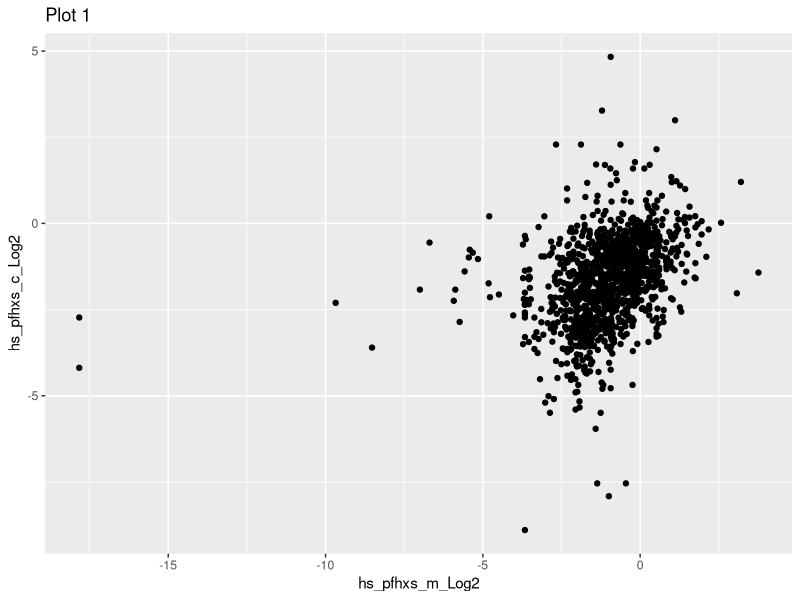
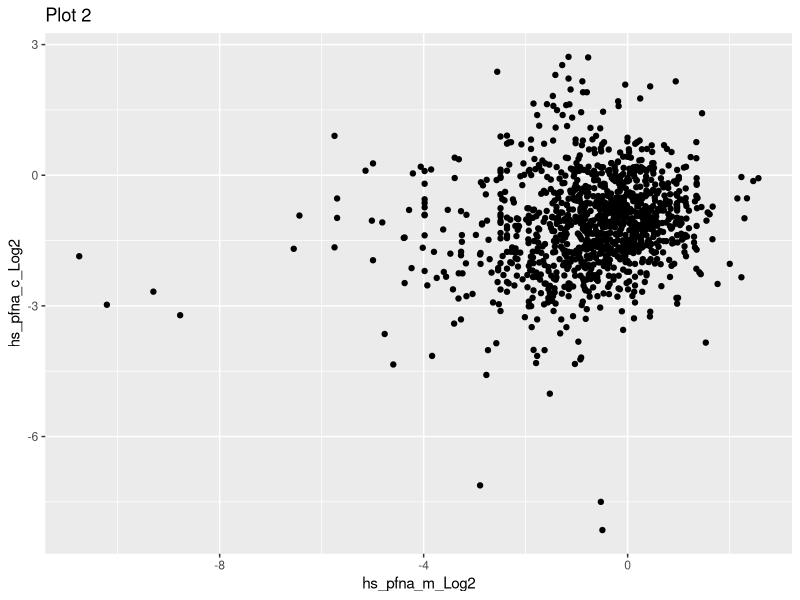
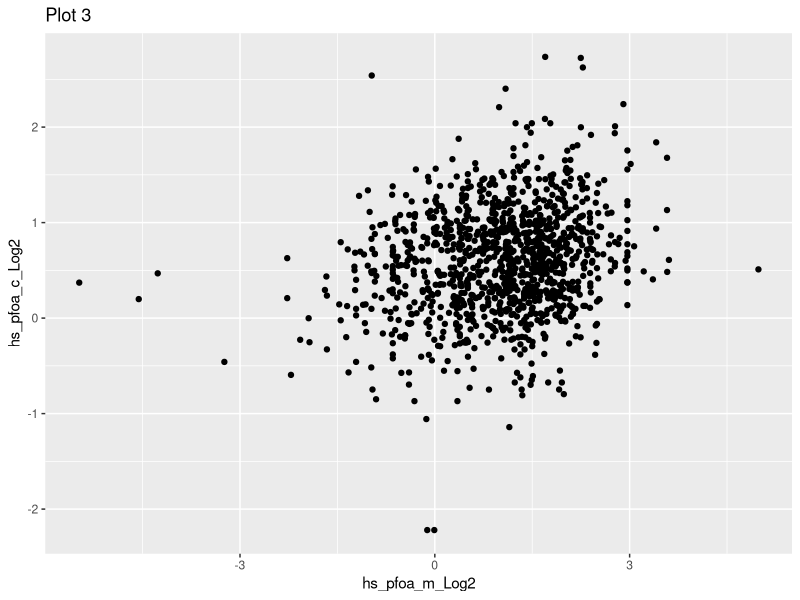
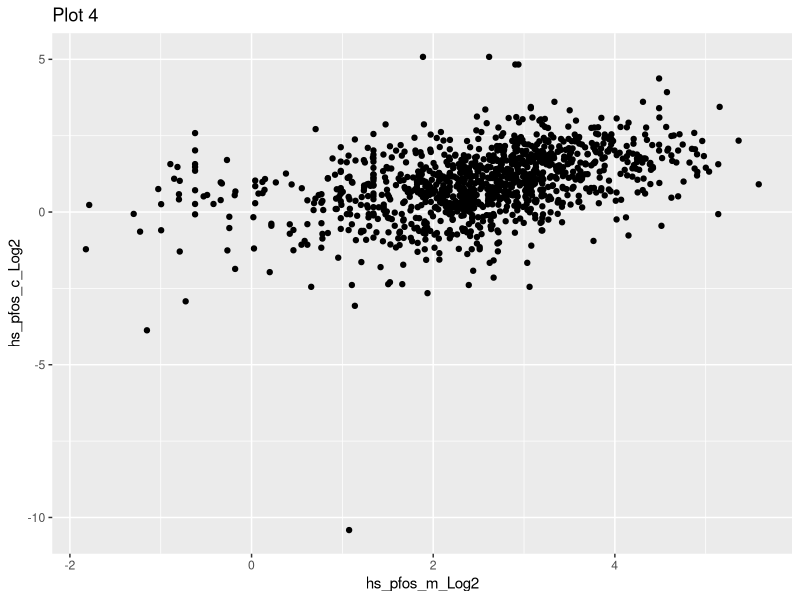
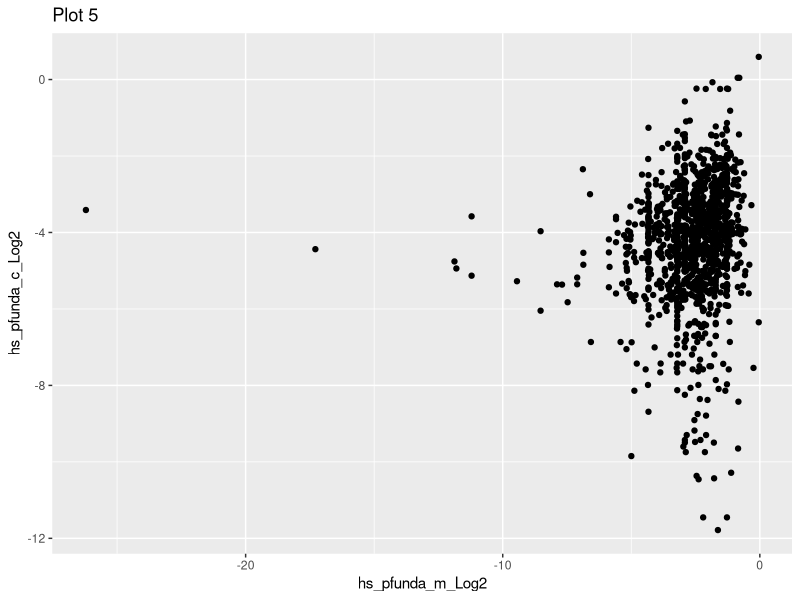
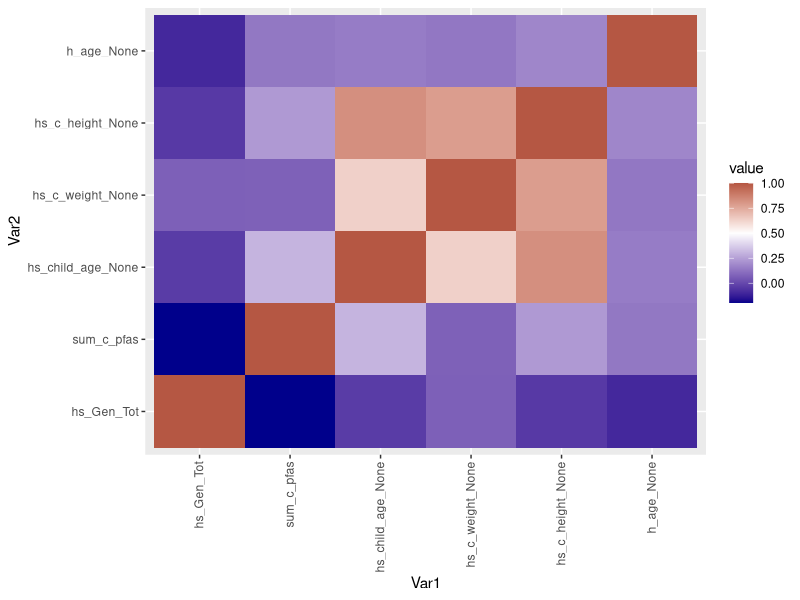

R code for these plots, in order:
## ---- chunk 1
library(dplyr)
## ---- chunk 2
#Load in the Data
codebook<-read.csv("codebook.csv", header=T)
covariates<-read.csv("covariates.csv", header = T)
exposome<-read.csv("exposome.csv", header = T)
phenotype<-read.csv("phenotype.csv", header=T)
covariates<-covariates[,-1]
phenotype<-phenotype[,-1]
proteome<-read.csv("proteome_clean.csv")
data_merge<-read.csv("data_merge.csv")
#Data merge has PFAS (mother and child), covariates, GenTot, behavior classification, and an ID
data_merge<-data_merge[,-1]
## ---- chunk 3
#Ensure things are factors
data_merge$h_cohort = as.factor(data_merge$h_cohort)
data_merge$e3_sex_None = as.factor(data_merge$e3_sex_None)
data_merge$e3_yearbir_None = as.factor(data_merge$e3_yearbir_None)
data_merge$h_edumc_None = as.factor(data_merge$h_edumc_None)
data_merge$h_native_None = as.factor(data_merge$h_native_None)
data_merge$h_parity_None = as.factor(data_merge$h_parity_None)
## ---- chunk 4
#Fix the proteome data
proteome<-rename(proteome, ID = X)
proteome<-proteome|>arrange(ID)
#Data merge proteome has the PFAS (mother and child), covariates, GenTot, behavior classification, and all proteins, and an ID
data_merge_proteome <- merge(proteome, data_merge, by.x = "ID", by.y = "ID")
## ---- chunk 5
test1<-lm(hs_pfhxs_c_Log2~hs_pfhxs_m_Log2, data=data_merge_proteome)
summary(test1)$coefficients
## ---- chunk 6
#This model shows how PFAS in the mother impact PFAS in the child while accounting for the mother's confounding factors.

#We would be interested to look at how PFAS interact between mother and child WITHOUT the covariates as well.

results_PFAS_mc <- data.frame(
  PFAS_ch = character(),
  PFAS_m = character(),
  Coefficient = numeric(),
  P_value = numeric(),
  stringsAsFactors = FALSE
)

for (i in 1:5) {
    test <- lm(data_merge_proteome[[2*i+36]]~data_merge_proteome[[2*i+37]]+h_mbmi_None+hs_wgtgain_None+e3_gac_None+h_age_None+h_edumc_None+h_native_None+h_parity_None, data=data_merge_proteome)
    
        results_PFAS_mc <- rbind(results_PFAS_mc, data.frame(
        PFAS_ch = names(data_merge_proteome)[2*i+36],
        PFAS_m = names(data_merge_proteome)[2*i+37],
        Coefficient = summary(test)$coefficients[2,1],
        P_value = summary(test)$coefficients[2,4]))
}


print(results_PFAS_mc)

## ---- chunk 7
library(ggplot2)

plots <- list()  # initialize an empty list

for (i in 1:5) {
  p <- ggplot(data_merge_proteome, 
              aes(x = data_merge_proteome[[2*i + 37]], 
                  y = data_merge_proteome[[2*i + 36]])) +
    geom_point() +
    labs(x = names(data_merge_proteome)[2*i + 37],
         y = names(data_merge_proteome)[2*i + 36],
         title = paste("Plot", i))
  
  plots[[i]] <- p  # store each plot in the list
}

# Display all 5 plots (one by one)
for (i in 1:5) {
  print(plots[[i]])
}


## ---- chunk 8
data_merge_proteome<-data_merge_proteome|>mutate(sum_c_pfas=log2((2^(hs_pfhxs_c_Log2)+2^(hs_pfna_c_Log2)+2^(hs_pfoa_c_Log2)+2^(hs_pfos_c_Log2)+2^(hs_pfunda_c_Log2))))
## ---- chunk 9
#We are going to add in covariates about the children to adjust for confounding factors. 
pfas_sum_behavior<-lm(hs_Gen_Tot~sum_c_pfas+h_cohort+e3_sex_None+hs_child_age_None+hs_c_weight_None+hs_c_height_None+h_age_None+h_edumc_None+h_native_None+h_parity_None, data=data_merge_proteome)
summary(pfas_sum_behavior)
#If there's time let's go back and look at other factors like drinking (e3_alcpreg_yn_None)
## ---- chunk 10
#We can make a heat map for this model 
library(reshape2)
library(ggplot2)
st2_cor<-cor(data_merge_proteome[,c("hs_Gen_Tot","sum_c_pfas","hs_child_age_None","hs_c_weight_None","hs_c_height_None","h_age_None")])
melt_st2<-melt(st2_cor)
ggplot(data=melt_st2, aes(x=Var1, y=Var2, fill=value))+
  geom_tile()+ 
  scale_fill_gradient2(low="darkblue", high="darkred", midpoint = 0.5, mid="white")+
  theme(axis.text.x = element_text(angle = 90, vjust = 0.40, hjust = 1))

#We need to fix these colors
## ---- chunk 11
#This is Leah's looping method
pfas_proteins<-list()

results_PFAS_proteins <- data.frame(
  Protein = character(),
  Coefficient = numeric(),
  P_value = numeric(),
  stringsAsFactors = FALSE
)

y_proteins<-names(data_merge_proteome)[2:37]
for (i in seq_along(y_proteins)){
  y<-y_proteins[[i]]
  formula<-paste(y, "~", "sum_c_pfas")
  model <- lm(as.formula(formula), data = data_merge_proteome)
  pfas_proteins[[i]]<-model
  
  results_PFAS_proteins <- rbind(results_PFAS_proteins, data.frame(
        Protein = y,
        Coefficient = summary(pfas_proteins[[i]])$coefficients[2,1],
        P_value = summary(pfas_proteins[[i]])$coefficients[2,4]))
}

signfiicant_proteins<-results_PFAS_proteins|>filter(P_value<0.05)
print(signfiicant_proteins)
## ---- chunk 12
#We are going to rerun this using John's looping method
significant_proteins_2 <- data.frame(
  Protein = character(),
  Coefficient = numeric(),
  P_value = numeric(),
  stringsAsFactors = FALSE
)

for (i in 2:37) {
    test <- lm(data_merge_proteome[[i]]~ data_merge_proteome[[63]])
    

      significant_proteins_2 <- rbind(significant_proteins_2, data.frame(
        Protein = names(data_merge_proteome)[i],
        Coefficient = summary(test)$coefficients[2,1],
        P_value = summary(test)$coefficients[2,4]
      ))
  
}

significant_proteins_2|>filter(P_value<0.05)


## ---- chunk 13
#Potentially add false discovery rate analysis during this step
## ---- chunk 14
protein_names<-signfiicant_proteins$Protein
indices <- match(protein_names, names(data_merge_proteome))
print(indices)
significant_proteins_data<-data_merge_proteome[,c(3,4,7,8 ,9,11,13,14,16,17,19,32,35, 48)]
## ---- chunk 15
#Here we are doing 13 regressions (one for each significant protein on behavior)
significant_proteins_and_CBCL <- data.frame(
  Protein = character(),
  Coefficient = numeric(),
  P_value = numeric(),
  stringsAsFactors = FALSE
)

for (i in 1:13) {
    test <- lm(significant_proteins_data$hs_Gen_Tot ~ significant_proteins_data[[i]])

      significant_proteins_and_CBCL <- rbind(significant_proteins_and_CBCL, data.frame(
        Protein = names(significant_proteins_data)[i],
        Coefficient = summary(test)$coefficients[2,1],
        P_value = summary(test)$coefficients[2,4]
      ))
}

print(significant_proteins_and_CBCL)
SPCBLC<-significant_proteins_and_CBCL|>filter(P_value<0.05)
print(SPCBLC)
## ---- chunk 16
#Now we are going to adjust for cofounders to see if these proteins are still significant with behavior. 
protein_names2<-SPCBLC$Protein
indices2 <- match(protein_names2, names(data_merge_proteome))
print(indices2)
proteins_interest_data<-data_merge_proteome[,c(3,4,7,8,11,14,17,50:62,48)]
## ---- chunk 17
#Here's the loop

protein_CBCL_test<-list()
significant_proteins_and_CBCL_w_cov <- data.frame(
  Protein = character(),
  Coefficient = numeric(),
  P_value = numeric(),
  stringsAsFactors = FALSE
)

for (i in 1:7) {
    test <- lm(proteins_interest_data$hs_Gen_Tot ~ proteins_interest_data[[i]]+h_cohort+e3_sex_None+hs_child_age_None+hs_c_weight_None+hs_c_height_None+h_age_None+h_edumc_None+h_native_None+h_parity_None, data=proteins_interest_data)
  protein_CBCL_test[[i]]<-test
      significant_proteins_and_CBCL_w_cov <- rbind(significant_proteins_and_CBCL_w_cov, data.frame(
        Protein = names(proteins_interest_data)[i],
        Coefficient = summary(test)$coefficients[2,1],
        P_value = summary(test)$coefficients[2,4]
      ))
}

print(significant_proteins_and_CBCL_w_cov)


